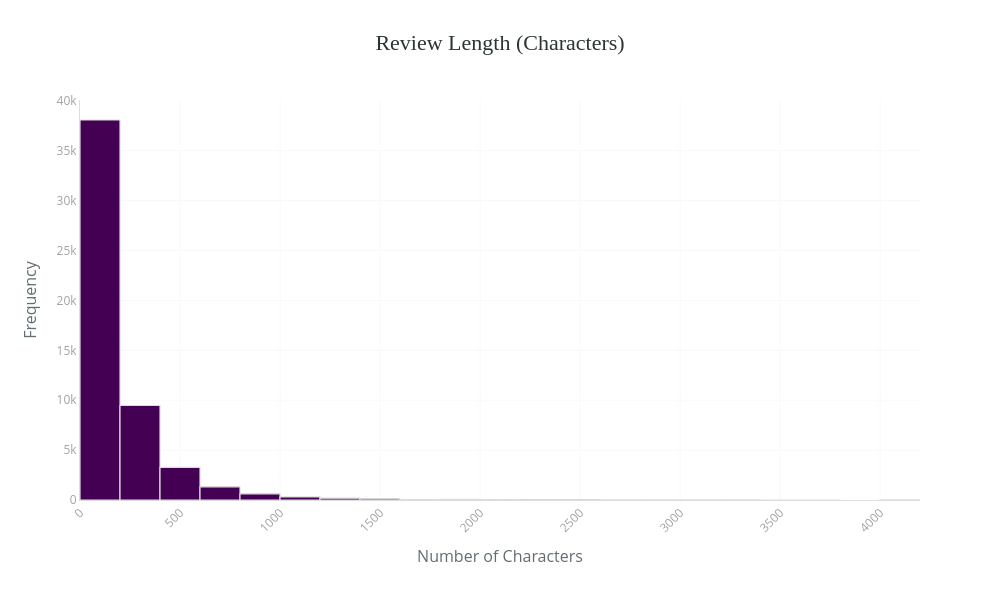

Write notebook code for a chart like this one.
### Code cell
dataset['review_char_len'] = dataset['text'].astype(str).str.len()

histogram_chart(
    data=dataset,
    column='review_char_len',
    title='Review Length (Characters)',
    x_label='Number of Characters'
)

### Figure 1 — Plotly figure (JSON) as saved in the notebook; plotly's stock layout.template omitted (floating-point values rounded to 4 significant figures; data arrays with more than 128 entries replaced by an {"elided": "..."} marker saying what was removed)
{"data": [{"alignmentgroup": "True", "bingroup": "x", "hovertemplate": "review_char_len=%{x}<br>count=%{y}<extra></extra>", "legendgroup": "", "marker": {"color": "#440154", "line": {"color": "#DDD", "width": 1.2}, "pattern": {"shape": ""}}, "name": "", "nbinsx": 30, "offsetgroup": "", "orientation": "v", "showlegend": false, "type": "histogram", "x": {"elided": "53566 int values"}, "xaxis": "x", "yaxis": "y"}], "layout": {"barmode": "relative", "height": 600, "legend": {"tracegroupgap": 0}, "margin": {"b": 100, "l": 80, "r": 80, "t": 100}, "paper_bgcolor": "white", "plot_bgcolor": "white", "title": {"font": {"color": "#2D3436", "family": "Arial Black", "size": 22}, "text": "Review Length (Characters)", "x": 0.5, "xanchor": "center"}, "width": 1000, "xaxis": {"anchor": "y", "domain": [0, 1], "gridcolor": "#F8F9FA", "linecolor": "#DDD", "showgrid": true, "tickangle": -45, "tickfont": {"color": "#A0A4A8", "size": 12}, "title": {"font": {"color": "#636E72", "size": 16}, "text": "Number of Characters"}}, "yaxis": {"anchor": "x", "domain": [0, 1], "gridcolor": "#F8F9FA", "linecolor": "#DDD", "showgrid": true, "tickfont": {"color": "#A0A4A8", "size": 12}, "title": {"font": {"color": "#636E72", "size": 16}, "text": "Frequency"}}}}
